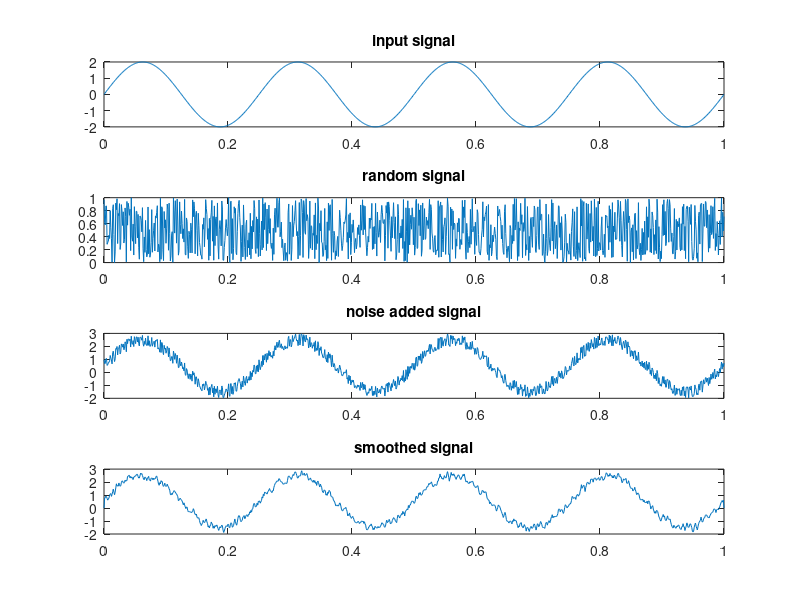

Here is the MATLAB script that generated this plot:
% Matlab Program to demonstrate the concpet of "Signal Smoothing" 
% Signal Smoothing or Averaging is the Fundamental Noise Reduction Tool in
% 1-D Signal Processing Such as a Monotonic Signal, Speech or Voice.
clc;
clear all;
close all;
% Initialise the Time 
t = 0:0.001:1;   % 0 -- Starting Time, 0.001-- Sampling Time, 1 -- Ending Time
% reading the size of the time
[m,n] = size(t);
% Generation of sine wave
% amplitude
a = 2;
% frequency
f = 4;
% sine wave argument according to the definition
y = a*sin(2*pi*f*t);
% Generation of Random signal using "rand" command in the matlab 
% Please see the sintax of "rand" command by typing help rand in the matlab
% command window
r = rand(m,n);
% Note: Observer that, we generated the random signal in the matlab using
% rand function such that, size of the signal and random signal both are
% similar. 
% Adding both signal and noise
y1 = (y + r);

% Algorithm:
%               X(n-1) + X(n) + X(n+1)
%    Y(n) =     ----------------------   
%                         3
y2 = zeros(m,n);

for i = 2:(n-1)
    y2(i) = (y1(i-1) + y1(i) + y1(i+1))/3;
end

% therefore y2(i) will be the smoothed signal
%%%%%%%%%%%%%%%%%%%%%%%%%%%%%%%%%%%%%%%%%%%%%%%%%%%%%%%%%%%%%%%%%%%%%%%%%%%
% Lets plot the signals and see the output
subplot(411);
plot(t,y); title('input signal');
subplot(412);
plot(t,r); title('random signal');
subplot(413);
plot(t,y1); title('noise added signal');
subplot(414);
plot(t,y2); title('smoothed signal');
%%%%%%%%%%%%%%%%%%%%%%%%%%%%%%%%%%%%%%%%%%%%%%%%%%%%%%%%%%%%%%%%%%%%%%%%%%%
% Please try this implementation an extension
% initiate a for loop for 2-4 times, and make y2 = y1, i.e., we are making
% a feed back, it becomes a recursive filter, this will be the first step
% towards the implementation of Recursive filter
%%%%%%%%%%%%%%%%%%%%%%%%%%%%%%%%%%%%%%%%%%%%%%%%%%%%%%%%%%%%%%%%%%%%%%%%%%%
% For any questions please send a mail to samudrala.naren@gmail.com
% Implemented by : Jagadeesh Samudrala, Asst. Prof., Dept. of ECE, Aditya
% Engineering College. 
%%%%%%%%%%%%%%%%%%%%%%%%%%%%%%%%%%%%%%%%%%%%%%%%%%%%%%%%%%%%%%%%%%%%%%%%%%%